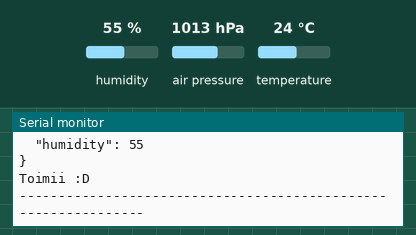
This sketch was run on a simulated ESP8266 (NodeMCU). Shown: the last lines printed to the serial monitor. The test bench sets the inputs (shaded band); at power-on: humidity 55 %, air pressure 1013 hPa, temperature 24 °C. WiFi joins after 1.5 s; servers stay silent unless stated; uploads are accepted with an empty reply.

Above: at 7.5 s.
7.6 s: humidity set to 22 %
At 12.08 s:
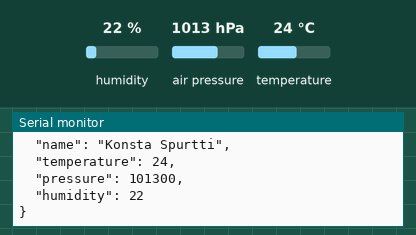
14.0 s: air pressure set to 952 hPa
At 17.29 s:
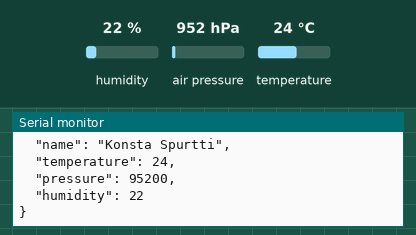
20.4 s: temperature set to 12 °C
At 23.1 s:
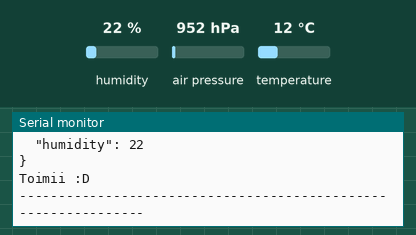

The sketch:

embedded.ino
```cpp
#include <ArduinoJson.h>
#include <ESP8266WiFiMulti.h>
#include <Wire.h>
#include <Adafruit_BME280.h>
#include <ESP8266HTTPClient.h>

#define IP "http://192.168.43.251:3001/api/newreading"

Adafruit_BME280 sensor;

ESP8266WiFiMulti WiFiMulti;

void setup() {
  // put your setup code here, to run once:
  Serial.begin(115200);

  Wire.begin();
  if(!sensor.begin(0x76)) {
    Serial.println("Error: Sensor not found!");
  }

  WiFi.mode(WIFI_STA);
  WiFiMulti.addAP("Pixel_3", "88888888");
}

void loop() {
  StaticJsonBuffer<JSON_OBJECT_SIZE(4)> jbuffer;
  String output = "";
  JsonObject& data = jbuffer.createObject();

  data["name"] = "Konsta Spurtti";
  data["temperature"] = sensor.readTemperature();
  data["pressure"] = sensor.readPressure();
  data["humidity"] = sensor.readHumidity();

  data.prettyPrintTo(Serial);
  Serial.println();
  data.printTo(output);
  Serial.println();

  if (WiFiMulti.run() == WL_CONNECTED){
    HTTPClient http;

    http.begin(IP);
    http.addHeader("content-type", "application/json");

    int httpcode = http.POST(output);
    if (httpcode == HTTP_CODE_OK) {
      Serial.println("Toimii :D");
    } else {
      Serial.println("Ei toimi :(");
      Serial.println(httpcode);
    }
  }
  Serial.println("---------------------------------------------------------------");
  delay(5000);
}
```

Measured:
- after the input at 7.6 s, the serial monitor: prints a new line after 4.3 s (image 1)
- after the input at 14.0 s, the serial monitor: prints a new line after 3.1 s (image 2)
- after the input at 20.4 s, the serial monitor: prints a new line after 1.9 s (image 3)
